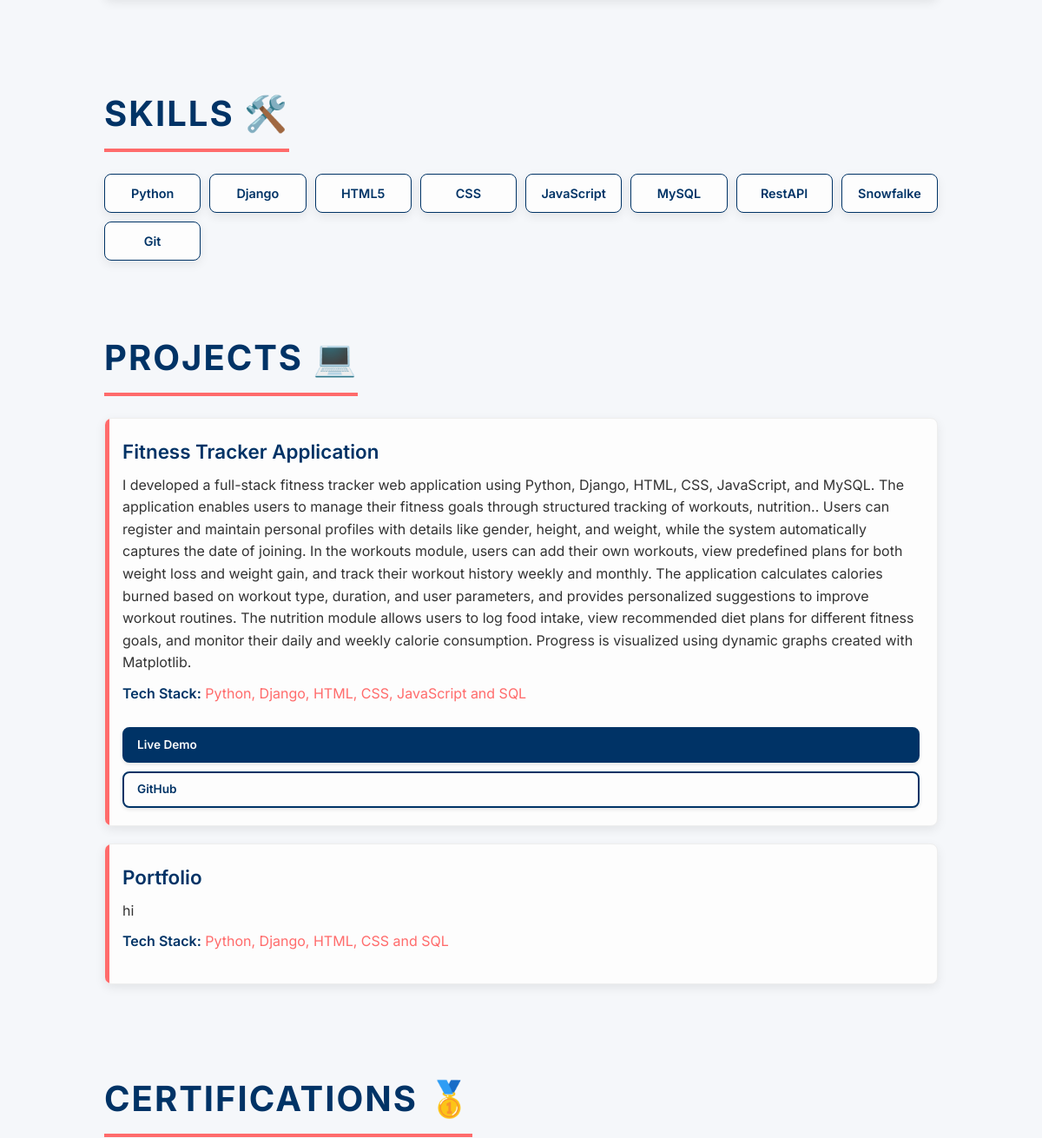
Before: / (middle part) with the older database file.
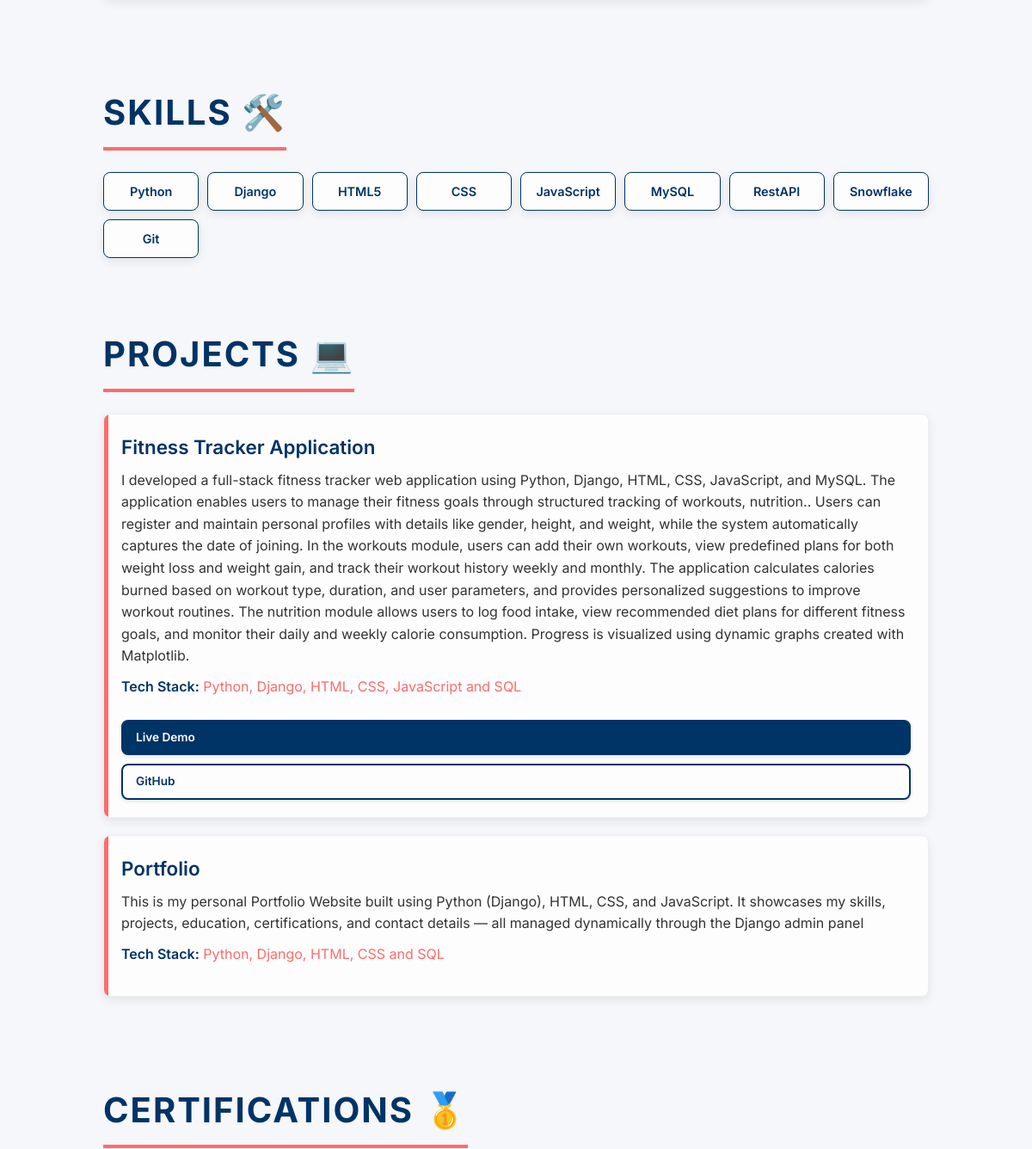
After: the same page with the newer database file.
### core/models.py (models this page shows, shortened)
class Skill(models.Model):
    name = models.CharField(max_length=100, unique=True)

class Project(models.Model):
    title = models.CharField(max_length=200)
    description = models.TextField()
    technologies = models.CharField(max_length=300)
    url = models.URLField(blank=True, null=True)
    github_url = models.URLField(blank=True, null=True)

### core/views.py (the view)
# urls.py: path('', views.portfolio_view, name='portfolio_home'),
def portfolio_view(request):
    profile = Profile.objects.first()
    if not profile:
        profile = {
            'name': '[Your Name]',
            'title': '[Your Title]',
            'photo': None,
        }
    context = {
        'profile': profile,
        'education_list': Education.objects.order_by('-start_date'),
        'skill_list': Skill.objects.all().order_by('id'),
        'certification_list':Certification.objects.all().order_by('-id'),
        'project_list': Project.objects.order_by('id'), # Newest first
        'experience_list': Experience.objects.order_by('-start_date'),
        'about_me_text': "I am a passionate developer with a knack for building dynamic web applications using Python and Django. I enjoy solving complex problems and learning new technologies.",
        'contact_info': {
            'email': 'your.email@gmail.com',
            'whatsapp': '1234567890', # Replace with your number
            'linkedin_url': 'https://www.linkedin.com/in/yourprofile',
            'instagram_url': 'https://www.instagram.com/yourprofile',
        }
    }
    return render(request, 'portfolio.html', context)

### template/portfolio.html (shortened to what this page needs)
{% load static %}
<!DOCTYPE html>
<html lang="en">
<head>
    <link rel="stylesheet" href="https://cdnjs.cloudflare.com/ajax/libs/font-awesome/6.5.2/css/all.min.css">
    </head>
<body>
    <section id="experience">
    </section>
    <section id="skills">
        <h2>Skills 🛠️</h2>
        <ul>
            {% for skill in skill_list %}
            <li><strong>{{ skill.name }}</strong></li>
            {% empty %}
            <li style="background-color: var(--background-mid); color: var(--light-text-color); border-color: var(--light-text-color);">No skills added yet.</li>
            {% endfor %}
        </ul>
    </section>
    <section id="projects">
        <h2>Projects 💻</h2>
        {% for project in project_list %}
        <div class="card">
            <h3>{{ project.title }}</h3>
            <p>{{ project.description }}</p>
            <p style="color: var(--secondary-color); margin-top: 10px;"><strong>Tech Stack:</strong> {{ project.technologies }}</p>
            <div class="button-group">
                {% if project.url %}<a href="{{ project.url }}" target="_blank" class="button primary">Live Demo</a>{% endif %}
                {% if project.github_url %}<a href="{{ project.github_url }}" target="_blank" class="button secondary">GitHub</a>{% endif %}
            </div>
        </div>
        {% empty %}
        <p style="color: var(--light-text-color);">No projects added yet.</p>
        {% endfor %}
    </section>
    <section id="certification">
        <h2>Certifications 🥇</h2>
    </section>
</body>
</html>

### template/portfolio.html (style rules this page uses)
:root { --primary-color: #003366; --secondary-color: #FF6B6B; --background-dark: #FFFFFF; --background-mid: #FDFDFD; --background-light: #F5F7FA; --text-color: #333333; --light-text-color: #6C757D; --card-radius: 8px; --shadow-light: 0 4px 12px rgba(0, 0, 0, 0.08); --shadow-hover: 0 8px 20px rgba(0, 0, 0, 0.15); }
html { font-size: 100%; }
* { box-sizing: border-box; margin: 0; padding: 0; scroll-behavior: smooth; }
body { font-family: 'Inter', system-ui, -apple-system, BlinkMacSystemFont, "Segoe UI", Roboto, Helvetica, Arial, sans-serif, "Apple Color Emoji", "Segoe UI Emoji", "Segoe UI Symbol"; background-color: var(--background-light); color: var(--text-color); line-height: 1.6; font-size: 1rem; }
strong { font-weight: 600; color: var(--primary-color); }
section { padding: 40px 20px; max-width: 1000px; margin: auto; }
h2 { font-size: clamp(1.6em, 3.5vw, 2.5em); color: var(--primary-color); margin-bottom: 25px; text-transform: uppercase; letter-spacing: 2px; border-bottom: 4px solid var(--secondary-color); display: inline-block; padding-bottom: 8px; font-weight: 700; }
h3 { color: var(--primary-color); margin-bottom: 8px; font-size: 1.4em; font-weight: 600; }
.card { background-color: var(--background-mid); padding: 20px; margin-bottom: 20px; border-radius: var(--card-radius); box-shadow: var(--shadow-light); position: relative; overflow: hidden; transition: box-shadow 0.3s, transform 0.3s; border: 1px solid #eeeeee; }
.card::before { content: ''; position: absolute; top: 0; left: 0; height: 100%; width: 5px; background-color: transparent; transition: background-color 0.3s; }
#education .card::before, #experience .card::before, #projects .card::before { background-color: var(--secondary-color); }
#skills ul { list-style: none; display: grid; grid-template-columns: repeat(auto-fit, minmax(100px, 1fr)); gap: 10px; }
#skills li { padding: 10px 8px; background-color: var(--background-mid); color: var(--primary-color); border: 1px solid var(--primary-color); border-radius: var(--card-radius); font-weight: 600; text-align: center; box-shadow: var(--shadow-light); transition: all 0.2s; font-size: 0.9em; }
.button-group { margin-top: 15px; display: flex; gap: 10px; flex-wrap: wrap; flex-direction: column; align-items: stretch; }
a.button { display: inline-block; padding: 8px 15px; text-decoration: none; border-radius: var(--card-radius); font-weight: 600; box-shadow: 0 2px 4px rgba(0, 0, 0, 0.1); transition: background-color 0.3s, transform 0.1s, box-shadow 0.3s; border: 2px solid; font-size: 0.85em; }
a.button.primary { background-color: var(--primary-color); color: var(--background-mid); border-color: var(--primary-color); }
a.button.secondary { background-color: transparent; color: var(--primary-color); border-color: var(--primary-color); }
#projects .card a.button:first-of-type, #certification a.button { background-color: var(--primary-color); color: var(--background-mid); border-color: var(--primary-color); margin-top: 10px; }
#projects .card a.button:nth-of-type(2) { background-color: transparent; color: var(--primary-color); border-color: var(--primary-color); }

Changed rows visible on the page:
changed Skill: name "Snowfalke" → "Snowflake"
changed Project "Portfolio": description "hi" → "This is my personal Portfolio Website built using Python (Django), HTML, CSS, and JavaScript. It showcases my skills, projects, education, certifications, and contact details — all managed dynamically through the Django admin panel"
